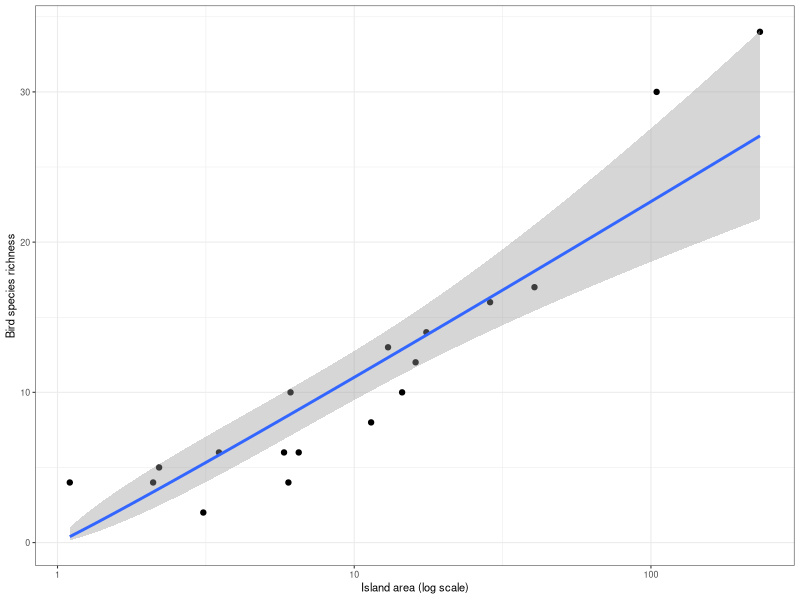

Generate this figure with R:
## ---- chunk 1
knitr::opts_chunk$set(
  comment = "R>",
  warning = FALSE,
  message = FALSE,
  fig.width = 4.5,
  fig.height = 2.625,
  out.width = "75%",
  fig.asp = NULL, # control via width/height
  dpi = 300
)

ggplot2::theme_set(
  ggplot2::theme_minimal(base_size = 8)
)
ggplot2::theme_set(
  ggplot2::theme_bw(base_size = 8)
)
## ---- chunk 2
#| code-fold: false
#| label: task-l-q1
library(tidyverse)
library(vegan)
library(MASS)

data(mite); data(mite.env)
focal <- names(which.max(colSums(mite)))      # the most abundant species
dat <- mite.env
dat$y <- mite[[focal]]

m_pois <- glm(y ~ SubsDens + WatrCont + Topo, data = dat, family = poisson)
summary(m_pois)$coefficients
exp(coef(m_pois))                              # multiplicative effect on the response (count) scale
## ---- chunk 3
#| code-fold: false
#| label: task-l-q2
disp <- sum(residuals(m_pois, "pearson")^2) / m_pois$df.residual
disp                                           # >> 1 indicates overdispersion

m_qp <- glm(y ~ SubsDens + WatrCont + Topo, data = dat, family = quasipoisson)
m_nb <- glm.nb(y ~ SubsDens + WatrCont + Topo, data = dat)

# compare standard errors of the same coefficients across the three fits
se <- function(m) summary(m)$coefficients[, "Std. Error"]
round(cbind(poisson = se(m_pois), quasipoisson = se(m_qp), negbin = se(m_nb)), 3)
## ---- chunk 4
#| code-fold: false
#| label: task-l-q3
#| fig-width: 5
#| fig-height: 3.5
data(sipoo); data(sipoo.map)
rich <- rowSums(sipoo, na.rm = TRUE)                       # bird species per island
area <- sipoo.map[rownames(sipoo), "area"]

sar <- glm(rich ~ log(area), family = poisson)
coef(sar)["log(area)"]                                     # the species-area exponent z

ggplot(tibble(area, rich), aes(area, rich)) +
  geom_point() +
  stat_smooth(method = "glm", method.args = list(family = poisson),
              formula = y ~ log(x), se = TRUE) +
  scale_x_log10() +
  labs(x = "Island area (log scale)", y = "Bird species richness")
## ---- chunk 5
#| code-fold: false
#| label: task-l-q4
prev <- colSums(sipoo, na.rm = TRUE)
fb <- names(which.min(abs(prev - nrow(sipoo) / 2)))       # species closest to 50% prevalence
dfb <- na.omit(data.frame(pa = sipoo[[fb]], area = area))

m_log <- glm(pa ~ log(area), data = dfb, family = binomial)
b <- coef(m_log)
c(species = fb,
  OR_per_doubling = round(2^b["log(area)"], 2),           # odds multiply by this per doubling of area
  area_p50 = round(exp(-b[1] / b["log(area)"]), 1))       # area where P(occurrence) = 0.5
